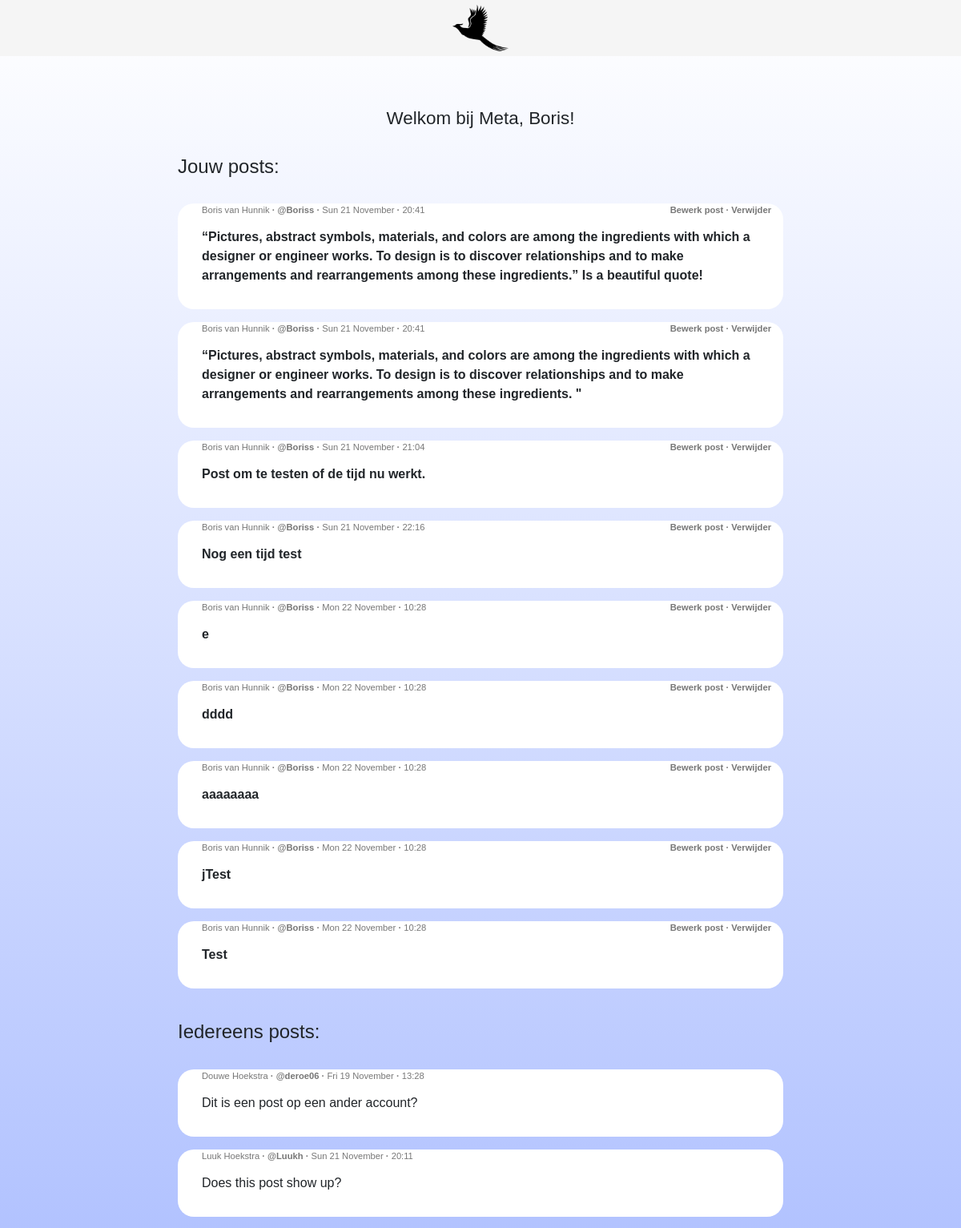
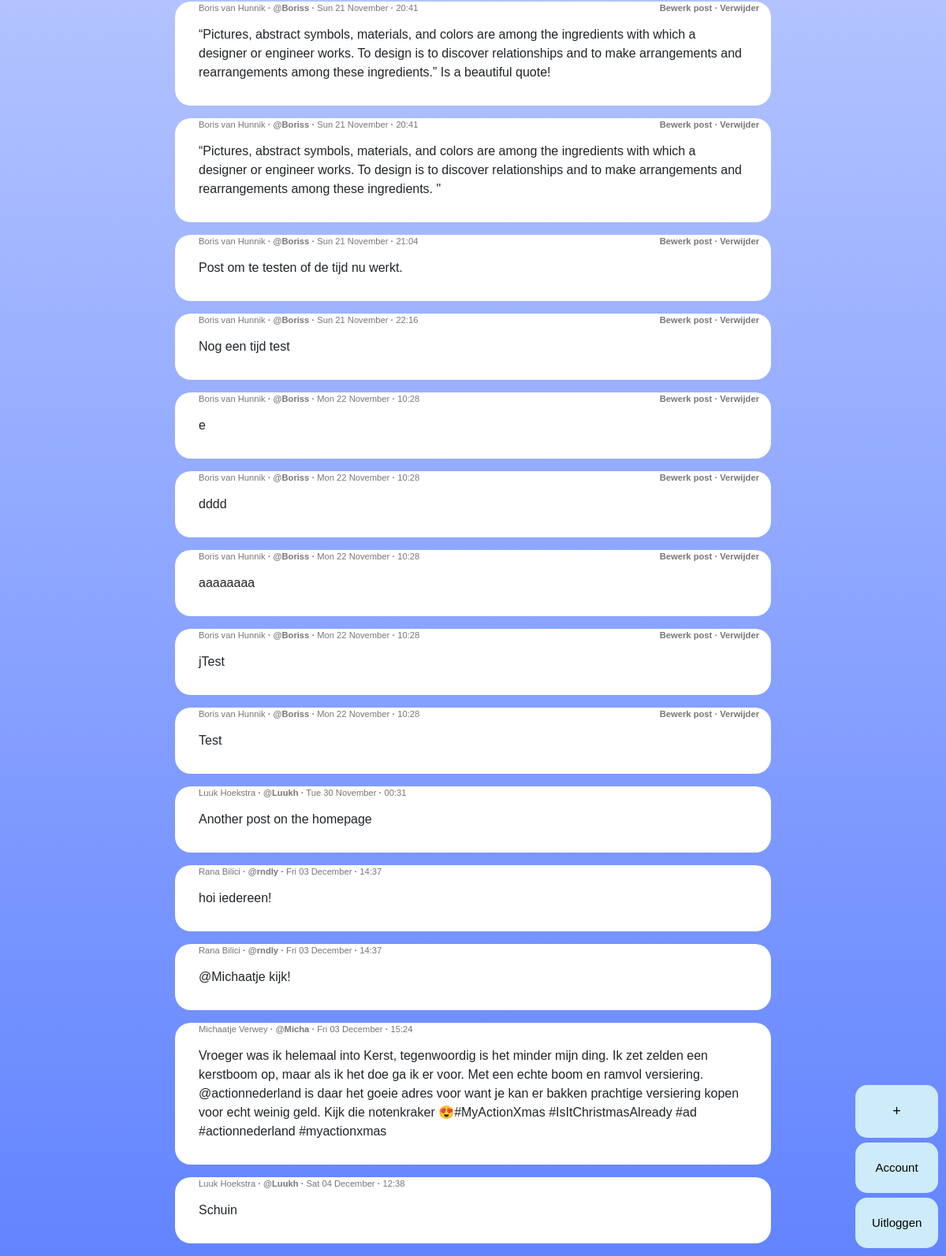
The app's page / (signed in) with its own data (2 pictures, top to bottom).
### website/models.py (models this page shows)
class User(db.Model, UserMixin):
    id = db.Column(db.Integer, primary_key=True)
    email = db.Column(db.String(150), nullable=False, unique=True)
    password = db.Column(db.String(150), nullable=False)
    user_name = db.Column(db.String(150), nullable=False, unique=True)
    first_name = db.Column(db.String(150), nullable=False)
    last_name = db.Column(db.String(150), nullable=False)
    birth_date = db.Column(MyDateTime)
    creation_date = db.Column(db.DateTime(timezone=True), nullable=False, default=datetime.utcnow)
    notes = db.relationship('Note', back_populates='user')

class Note(db.Model):
    id = db.Column(db.Integer, primary_key=True)
    data = db.Column(db.String(10000), nullable=False)
    date = db.Column(db.DateTime(timezone=True), nullable=False, default=datetime.now())
    user_id = db.Column(db.Integer, db.ForeignKey('user.id'))
    user = db.relationship('User', back_populates='notes')

### website/views.py (the view, shortened to what this page needs)
@views.route('/', methods=['GET', 'POST'])
@login_required
def home():
    Notes = Note.query.all()
    Users = User.query.all()
    for user in Users:
        print(user.user_name)
    return render_template("home.html", user=current_user, posts=Notes, people=Users)

### website/__init__.py (called while the page is built)
def create_app():
    app = Flask(__name__)
    app.config['SECRET_KEY'] = 'SeCReT key that no one knows'
    app.config['SQLALCHEMY_DATABASE_URI'] = f'sqlite:///{DB_NAME}'
    db.init_app(app)
    from .views import views
    from .auth import auth
    app.register_blueprint(views, url_prefix='/')
    app.register_blueprint(auth, url_prefix='/')
    from .models import User, Note
    create_database(app)
    login_manager = LoginManager()
    login_manager.login_view = 'auth.login'
    login_manager.init_app(app)
    @login_manager.user_loader
    def load_user(id):
        return User.query.get(int(id))
    return app

### website/templates/home.html (shortened to what this page needs)
{% extends "base.html" %}{% block title %}Meta{% endblock %} {% block content %}
<div class="header">
  <div class="container">
    <div class="home">
      <div class="yourposts">
        <div>
          <br />
          <h1 class="Welkom">Welkom bij Meta, {{current_user.first_name}}!</h1>
        </div>
        <br />
        <h4>Jouw posts:</h4>
        <br />
        {% for notes in user.notes %}
        <ul style="list-style-type: none">
          <li>
            <span class="left">
              {{ notes.user.first_name}} {{notes.user.last_name}}
              <strong>·</strong> <strong>@{{notes.user.user_name}}</strong>
              <strong>·</strong> {{notes.date.strftime('%a %d %B')}}
              <strong>·</strong> {{notes.date.strftime('%H:%M')}}
            </span>
            <span class="right"
              >{% if current_user.email == notes.user.email %}<a
                type="button"
                class="text-button"
                >Bewerk post</a
              >
              <strong>·</strong>
              <a
                type="button"
                class="text-button"
                onClick="deleteNote({{notes.id}})"
                >Verwijder</a
              >{% endif %}
            </span>
            <div class="post">{{ notes.data }}</div>
          </li>
        </ul>
        {% endfor %}
      </div>
      <div class="allposts">
        <br />
        <h4>Iedereens posts:</h4>
        <br />
        {% for notes in posts %}
        <ul style="list-style-type: none">
          <li>
            <span class="left">
              {{ notes.user.first_name}} {{notes.user.last_name}}
              <strong>·</strong> <strong>@{{notes.user.user_name}}</strong>
              <strong>·</strong> {{notes.date.strftime('%a %d %B')}}
              <strong>·</strong> {{notes.date.strftime('%H:%M')}}
            </span>
            <span class="right"
              >{% if current_user.email == notes.user.email %}<a
                type="button"
                class="text-button"
                >Bewerk post</a
              >
              <strong>·</strong>
              <a
                type="button"
                class="text-button"
                onClick="deleteNote({{notes.id}})"
                >Verwijder</a
              >{% endif %}
            </span>
            <div class="post-tot">{{ notes.data }}</div>
          </li>
        </ul>
        {% endfor %}
      </div>
    </div>
  </div>
  <button class="buttonpost buttonright" id="myBtn">+</button>
  <a id="account" href="/account"
    ><button class="butaccount buttonright">Account</button></a
  >
  <a id="logout" href="/logout"
    ><button class="butlogout buttonright">Uitloggen</button></a
  >
</div>
{% endblock %}

### website/static/css/index.css (style rules this page uses)
* { margin: 0; padding: 0; outline: none; box-sizing: border-box; }
html { min-height: 100%; }
body { background: linear-gradient(180deg, #FFFFFF 0%, #6284FF 100%); font-family: 'Lucida Sans', 'Lucida Sans Regular', 'Lucida Grande', 'Lucida Sans Unicode', Geneva, Verdana, sans-serif; }
.home { margin: 1% 15%; }
.left { float: left; text-align: left; padding-left: 30px; }
.right { float: right; text-align: right; padding-right: 15px; }
.text-button { font-weight: bold; }
.post-tot { background-color: white; padding: 30px; border-radius: 20px; }
.post { font-family: Arial; background-color: white; font-weight: bold; padding: 30px; border-radius: 20px; }
h1 { font-size: 1.4rem; margin-top: 40px; }
span { font-size: .7em; color: #777; }
.buttonright { border-color: #cdebf9; border: 0; border-radius: 15px; color: black; background: #cdebf9; cursor: pointer; position: fixed; bottom: 80px; right: 10px; width: 105px; }
.buttonpost { padding: 20px 35px; font-size: 18px; border-radius: 15px; bottom: 150px; }
.butaccount { font-size: 15px; padding: 21px 21px; bottom: 80px; }
.butlogout { font-size: 15px; padding: 21px 21px; bottom: 10px; }
.Welkom { text-align: center; margin-top: 100px; }

### records on screen
User: first_name "Boris"
Note: user.first_name "Boris", user.last_name "van Hunnik", user.user_name "Boriss", date "Sun 21 November", date "20:41", data "“Pictures, abstract symbols, materials, and colors are among the ingredients with which a designer or engineer works. To design is to discover relationships and to make arrangements and rearrangements among these ingredients.” Is a beautiful quote!"
Note: user.first_name "Boris", user.last_name "van Hunnik", user.user_name "Boriss", date "Sun 21 November", date "20:41", data "“Pictures, abstract symbols, materials, and colors are among the ingredients with which a designer or engineer works. To design is to discover relationships and to make arrangements and rearrangements among these ingredients. \""
Note: user.first_name "Boris", user.last_name "van Hunnik", user.user_name "Boriss", date "Sun 21 November", date "21:04", data "Post om te testen of de tijd nu werkt."
Note: user.first_name "Boris", user.last_name "van Hunnik", user.user_name "Boriss", date "Sun 21 November", date "22:16", data "Nog een tijd test"
Note: user.first_name "Boris", user.last_name "van Hunnik", user.user_name "Boriss", date "Mon 22 November", date "10:28", data "e"
Note: user.first_name "Boris", user.last_name "van Hunnik", user.user_name "Boriss", date "Mon 22 November", date "10:28", data "dddd"
Note: user.first_name "Boris", user.last_name "van Hunnik", user.user_name "Boriss", date "Mon 22 November", date "10:28", data "aaaaaaaa"
Note: user.first_name "Boris", user.last_name "van Hunnik", user.user_name "Boriss", date "Mon 22 November", date "10:28", data "jTest"
Note: user.first_name "Boris", user.last_name "van Hunnik", user.user_name "Boriss", date "Mon 22 November", date "10:28", data "Test"
Note: user.first_name "Douwe", user.last_name "Hoekstra", user.user_name "deroe06", date "Fri 19 November", date "13:28", data "Dit is een post op een ander account?"
Note: user.first_name "Luuk", user.last_name "Hoekstra", user.user_name "Luukh", date "Sun 21 November", date "20:11", data "Does this post show up?"
Note: user.first_name "Luuk", user.last_name "Hoekstra", user.user_name "Luukh", date "Tue 30 November", date "00:31", data "Another post on the homepage"
Note: user.first_name "Rana", user.last_name "Bilici", user.user_name "rndly", date "Fri 03 December", date "14:37", data "hoi iedereen!"
Note: user.first_name "Rana", user.last_name "Bilici", user.user_name "rndly", date "Fri 03 December", date "14:37", data "@Michaatje kijk!"
Note: user.first_name "Michaatje", user.last_name "Verwey", user.user_name "Micha", date "Fri 03 December", date "15:24", data "Vroeger was ik helemaal into Kerst, tegenwoordig is het minder mijn ding. Ik zet zelden een kerstboom op, maar als ik het doe ga ik er voor. Met een echte boom en ramvol versiering. @actionnederland is daar het goeie adres voor want je kan er bakken prachtige versiering kopen voor echt weinig geld. Kijk die notenkraker 😍#MyActionXmas #IsItChristmasAlready #ad #actionnederland #myactionxmas"
Note: user.first_name "Luuk", user.last_name "Hoekstra", user.user_name "Luukh", date "Sat 04 December", date "12:38", data "Schuin"
